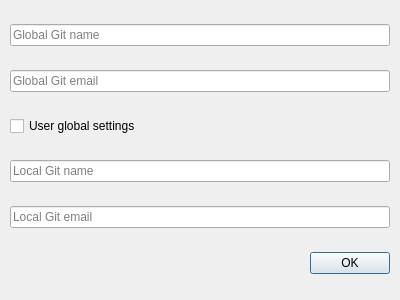
<?xml version="1.0" encoding="UTF-8"?>
<ui version="4.0">
 <class>GitConfigDlg</class>
 <widget class="QDialog" name="GitConfigDlg">
  <property name="geometry">
   <rect>
    <x>0</x>
    <y>0</y>
    <width>400</width>
    <height>300</height>
   </rect>
  </property>
  <property name="windowTitle">
   <string>Git Config</string>
  </property>
  <layout class="QVBoxLayout" name="verticalLayout">
   <property name="spacing">
    <number>10</number>
   </property>
   <property name="leftMargin">
    <number>10</number>
   </property>
   <property name="topMargin">
    <number>10</number>
   </property>
   <property name="rightMargin">
    <number>10</number>
   </property>
   <property name="bottomMargin">
    <number>10</number>
   </property>
   <item>
    <widget class="QLineEdit" name="leGlobalName">
     <property name="placeholderText">
      <string>Global Git name</string>
     </property>
    </widget>
   </item>
   <item>
    <widget class="QLineEdit" name="leGlobalEmail">
     <property name="placeholderText">
      <string>Global Git email</string>
     </property>
    </widget>
   </item>
   <item>
    <widget class="CheckBox" name="checkBox">
     <property name="text">
      <string>User global settings</string>
     </property>
    </widget>
   </item>
   <item>
    <widget class="QLineEdit" name="leLocalName">
     <property name="placeholderText">
      <string>Local Git name</string>
     </property>
    </widget>
   </item>
   <item>
    <widget class="QLineEdit" name="leLocalEmail">
     <property name="placeholderText">
      <string>Local Git email</string>
     </property>
    </widget>
   </item>
   <item>
    <widget class="QDialogButtonBox" name="buttonBox">
     <property name="orientation">
      <enum>Qt::Horizontal</enum>
     </property>
     <property name="standardButtons">
      <set>QDialogButtonBox::Ok</set>
     </property>
    </widget>
   </item>
  </layout>
 </widget>
 <customwidgets>
  <customwidget>
   <class>CheckBox</class>
   <extends>QCheckBox</extends>
   <header>CheckBox.h</header>
  </customwidget>
 </customwidgets>
 <resources/>
 <connections/>
 <slots>
  <slot>copyGlobalSettings(int)</slot>
 </slots>
</ui>
